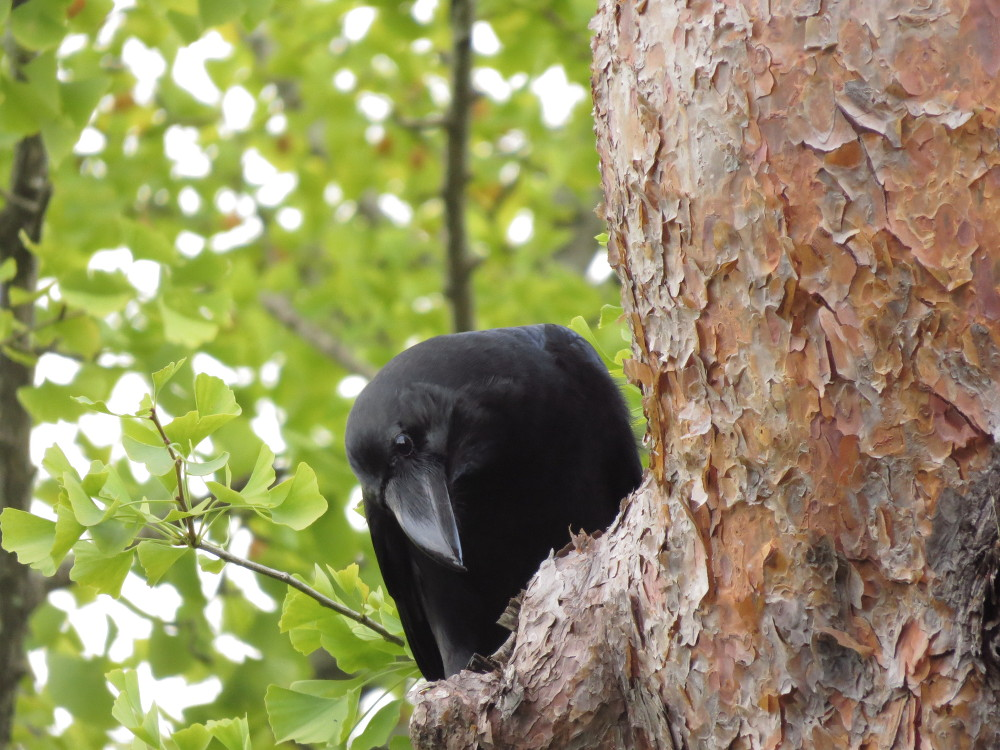
#> input picture image/karasu.jpg, 1000 x 750 px
$ python mosaic.py
#> lines starting #> are read from the running program, lines starting #| are printed output that depends on the picture
# -*- coding: UTF-8 -*-

import cv2
import math
import numpy as np
import os

if __name__ == '__main__':

    # 画像の読み込み
    img_src = cv2.imread("./image/karasu.jpg", 1)
#> img_src is the input picture: shape (750, 1000, 3); mean B, G, R 98.6, 143.3, 148.2

    # 元の画像のサイズを取得
    size = img_src.shape[:2][::-1]
#> size = (1000, 750)

    # 画像全体を一度1/20に縮小
    img_tmp = cv2.resize(img_src, (int(size[0]/20), int(size[1]/20)))
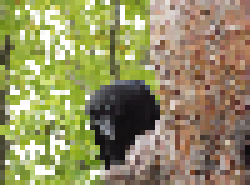
#> img_tmp: shape (37, 50, 3) (shown 5 times larger); mean B, G, R 99.1, 143.5, 148.4

    # 圧縮したものを再度本のサイズに拡大
    img_dst = cv2.resize(img_tmp, size, interpolation=cv2.INTER_NEAREST)
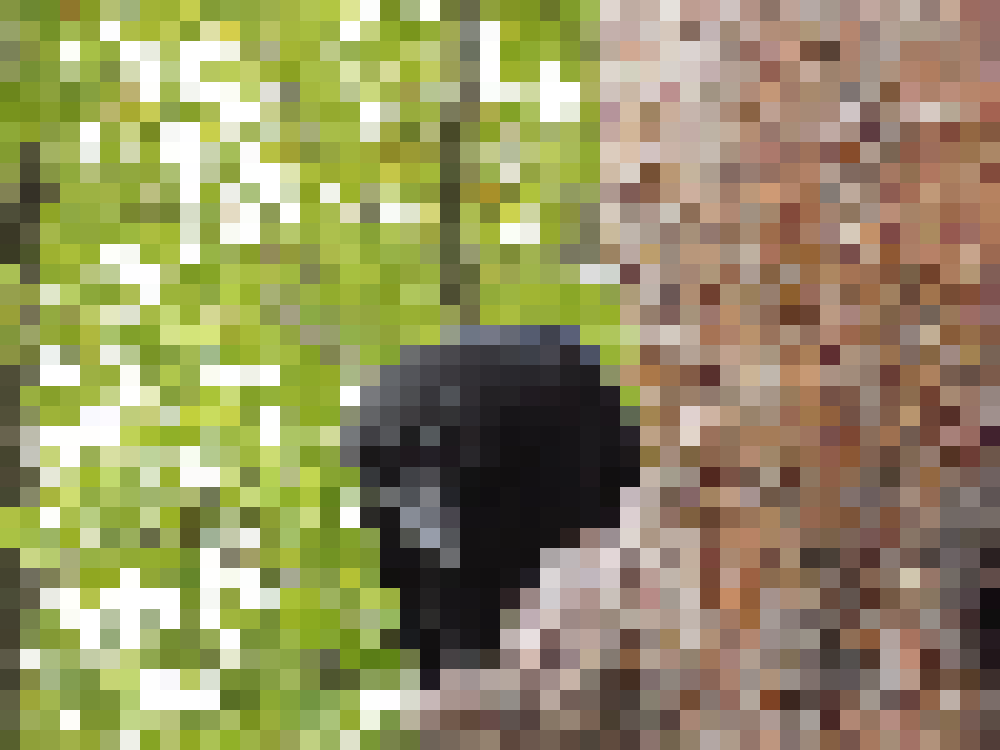
#> img_dst: shape (750, 1000, 3); mean B, G, R 99.1, 143.5, 148.4

    # 表示
    cv2.imshow("Show MOSAIC Image", img_dst)
    cv2.waitKey(0)
    cv2.destroyAllWindows()
